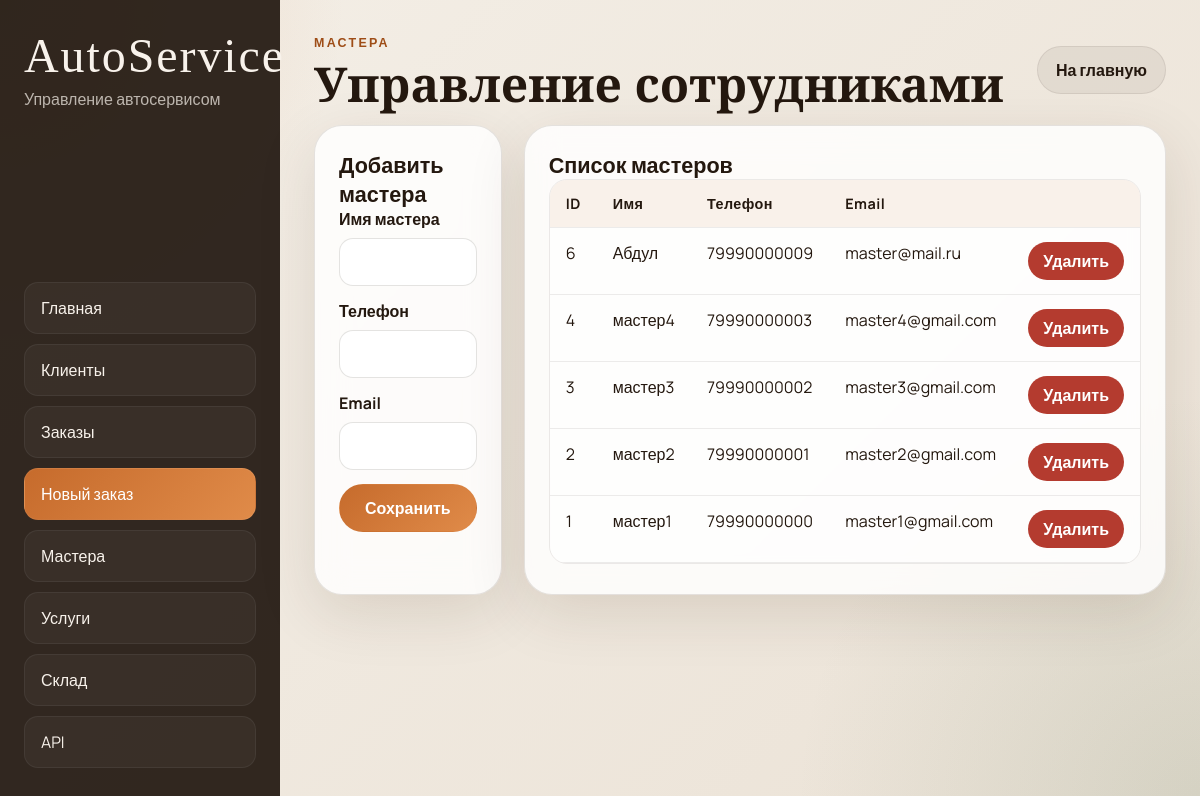
The app's page /masters with its own data.
### tables this page shows
CREATE TABLE masters (
	master_id INTEGER PRIMARY KEY AUTOINCREMENT,
	master_name TEXT NOT NULL,
	phone_number varchar(11) NOT NULL UNIQUE,
	email TEXT UNIQUE,
	hire_date date DEFAULT CURRENT_DATE
	CONSTRAINT email_check CHECK(email like '%@%.%')
);

### autoservice/ui.py (the view)
@ui.route('/masters')
def masters_page():
    tables = get_tables()
    masters = db.session.execute(
        select(tables['masters']).order_by(desc(tables['masters'].c.master_id))
    ).mappings().all()
    return render_template('masters.html', masters=masters)

### autoservice/ui.py (called while the page is built)
def get_tables():
    return current_app.extensions['autoservice_tables']

### templates/masters.html (shortened to what this page needs)
{% extends 'base.html' %}
{% block content %}
<section class="page-head">
  <div>
    <p class="eyebrow">Мастера</p>
    <h1>Управление сотрудниками</h1>
  </div>
  <a class="button button-secondary" href="{{ url_for('ui.dashboard') }}">На главную</a>
</section>
<section class="grid-two">
  <article class="panel">
    <h2>Добавить мастера</h2>
    <form id="master-form" class="stack-form" data-success-text="Мастер добавлен">
      <label>Имя мастера<input name="master_name" required></label>
      <label>Телефон<input name="phone_number" required></label>
      <label>Email<input name="email" type="email"></label>
      <button class="button button-primary" type="submit">Сохранить</button>
      <div class="form-message" data-message></div>
    </form>
  </article>
  <article class="panel">
    <h2>Список мастеров</h2>
    <div class="table-wrap table-wrap--compact">
      <table>
        <thead><tr><th>ID</th><th>Имя</th><th>Телефон</th><th>Email</th><th></th></tr></thead>
        <tbody>
          {% for master in masters %}
          <tr>
            <td>{{ master.master_id }}</td>
            <td>{{ master.master_name }}</td>
            <td>{{ master.phone_number }}</td>
            <td>{{ master.email or '—' }}</td>
            <td><button class="button button-danger button-small" data-delete-master="{{ master.master_id }}">Удалить</button></td>
          </tr>
          {% else %}
          <tr><td colspan="5" class="empty">Мастеров пока нет</td></tr>
          {% endfor %}
        </tbody>
      </table>
    </div>
  </article>
</section>
{% endblock %}

### static/styles.css (style rules this page uses)
:root { --bg: #f4efe7; --bg-2: #ebe2d6; --panel: rgba(255, 255, 255, 0.82); --panel-border: rgba(52, 35, 20, 0.12); --text: #24180f; --muted: #6f5d4c; --accent: #c66b2c; --accent-dark: #9e4d17; --accent-soft: rgba(198, 107, 44, 0.12); --danger: #b43b2f; --shadow: 0 18px 60px rgba(57, 33, 10, 0.12); --radius-xl: 28px; --radius-lg: 20px; --radius-md: 14px; }
* { box-sizing: border-box; }
html, body { min-height: 100%; }
body { margin: 0; color: var(--text); font-family: 'Manrope', sans-serif; background: radial-gradient(circle at top left, rgba(198, 107, 44, 0.18), transparent 24%), radial-gradient(circle at bottom right, rgba(87, 116, 84, 0.15), transparent 28%), linear-gradient(135deg, var(--bg) 0%, var(--bg-2) 100%); }
a { color: inherit; text-decoration: none; }
button, input, select, textarea { font: inherit; }
.hero, .panel, .stat-card, .selection-card { backdrop-filter: blur(16px); background: var(--panel); border: 1px solid var(--panel-border); box-shadow: var(--shadow); }
.hero h1, .page-head h1 { margin: 0; font-family: 'Cormorant Garamond', serif; font-size: clamp(2.3rem, 4vw, 4.2rem); line-height: 0.95; }
.eyebrow { margin: 0 0 10px; text-transform: uppercase; letter-spacing: 0.18em; color: var(--accent-dark); font-size: 0.78rem; font-weight: 800; }
.button { display: inline-flex; align-items: center; justify-content: center; min-height: 48px; padding: 0 18px; border-radius: 999px; border: 1px solid transparent; cursor: pointer; transition: transform 0.2s ease, opacity 0.2s ease, background 0.2s ease; font-weight: 700; }
.button-primary { background: linear-gradient(135deg, var(--accent), #e08b49); color: #fff; }
.button-secondary { background: rgba(36, 24, 15, 0.06); color: var(--text); border-color: rgba(36, 24, 15, 0.08); }
.button-danger { background: var(--danger); color: #fff; }
.button-small { min-height: 38px; padding: 0 14px; }
.panel { padding: 24px; border-radius: var(--radius-xl); }
.panel-header, .page-head { display: flex; justify-content: space-between; gap: 16px; align-items: center; margin-bottom: 18px; }
.panel-header h2, .panel h2 { margin: 0; font-size: 1.35rem; }
.table-wrap { overflow-x: auto; border-radius: 18px; border: 1px solid rgba(36, 24, 15, 0.08); }
.table-wrap table { width: 100%; border-collapse: collapse; min-width: 720px; background: rgba(255, 255, 255, 0.6); }
.table-wrap--compact table { min-width: 520px; }
th, td { padding: 14px 16px; border-bottom: 1px solid rgba(36, 24, 15, 0.08); text-align: left; vertical-align: top; }
th { background: rgba(198, 107, 44, 0.09); font-size: 0.9rem; letter-spacing: 0.03em; }
.grid-two { display: grid; grid-template-columns: 1fr 1.1fr; gap: 22px; }
.stack-form { display: flex; flex-direction: column; gap: 14px; }
label { display: flex; flex-direction: column; gap: 8px; font-weight: 700; }
input, select { width: 100%; min-height: 48px; border-radius: 14px; border: 1px solid rgba(36, 24, 15, 0.12); background: rgba(255, 255, 255, 0.92); padding: 0 14px; outline: none; }
.form-message { min-height: 24px; font-weight: 700; color: var(--muted); }

### records on screen
masters: master_name "Абдул", phone_number "79990000009", email "master@mail.ru"
masters: master_name "мастер4", phone_number "79990000003", email "master4@gmail.com"
masters: master_name "мастер3", phone_number "79990000002", email "master3@gmail.com"
masters: master_name "мастер2", phone_number "79990000001", email "master2@gmail.com"
masters: master_name "мастер1", phone_number "79990000000", email "master1@gmail.com"

### other values on screen
{{ master.master_id }} "6" "4" "3" "2" "1"
